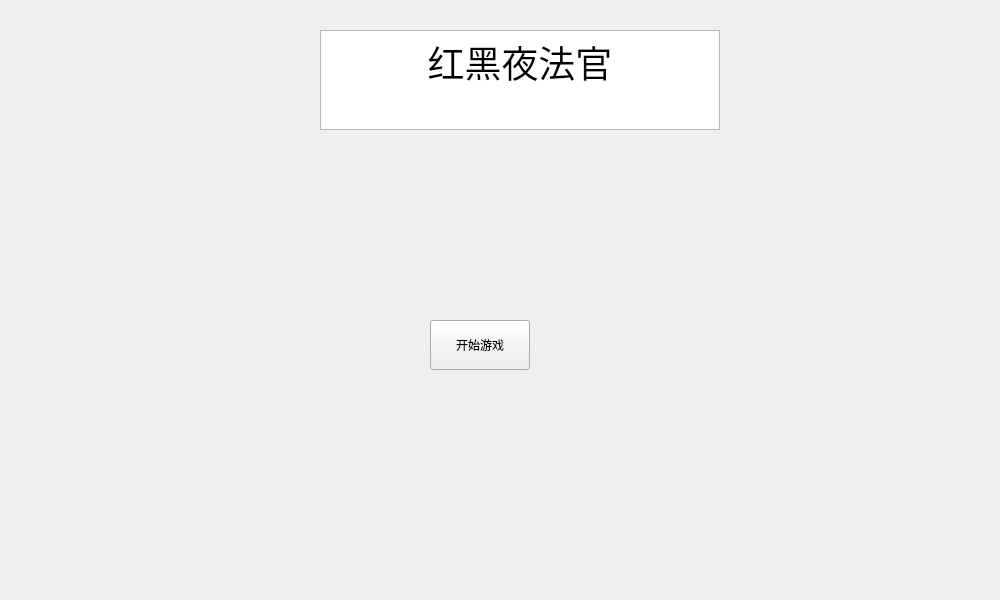
<?xml version="1.0" encoding="UTF-8"?>
<ui version="4.0">
 <class>startWidget</class>
 <widget class="QWidget" name="startWidget">
  <property name="geometry">
   <rect>
    <x>0</x>
    <y>0</y>
    <width>1000</width>
    <height>600</height>
   </rect>
  </property>
  <property name="windowTitle">
   <string>startWidget</string>
  </property>
  <widget class="QTextBrowser" name="textBrowser">
   <property name="geometry">
    <rect>
     <x>320</x>
     <y>30</y>
     <width>400</width>
     <height>100</height>
    </rect>
   </property>
   <property name="html">
    <string>&lt;!DOCTYPE HTML PUBLIC &quot;-//W3C//DTD HTML 4.0//EN&quot; &quot;http://www.w3.org/TR/REC-html40/strict.dtd&quot;&gt;
&lt;html&gt;&lt;head&gt;&lt;meta name=&quot;qrichtext&quot; content=&quot;1&quot; /&gt;&lt;style type=&quot;text/css&quot;&gt;
p, li { white-space: pre-wrap; }
&lt;/style&gt;&lt;/head&gt;&lt;body style=&quot; font-family:'SimSun'; font-size:9pt; font-weight:400; font-style:normal;&quot;&gt;
&lt;p align=&quot;center&quot; style=&quot; margin-top:0px; margin-bottom:0px; margin-left:0px; margin-right:0px; -qt-block-indent:0; text-indent:0px;&quot;&gt;&lt;span style=&quot; font-size:28pt;&quot;&gt;红黑夜法官&lt;/span&gt;&lt;/p&gt;&lt;/body&gt;&lt;/html&gt;</string>
   </property>
  </widget>
  <widget class="QPushButton" name="start">
   <property name="geometry">
    <rect>
     <x>430</x>
     <y>320</y>
     <width>100</width>
     <height>50</height>
    </rect>
   </property>
   <property name="text">
    <string>开始游戏</string>
   </property>
  </widget>
 </widget>
 <layoutdefault spacing="6" margin="11"/>
 <resources/>
 <connections/>
 <slots>
  <slot>slot1()</slot>
 </slots>
</ui>
